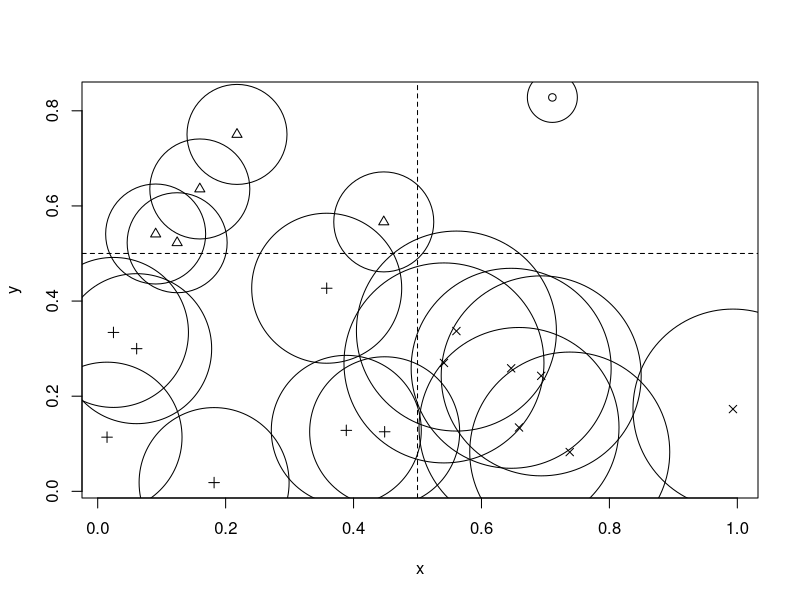
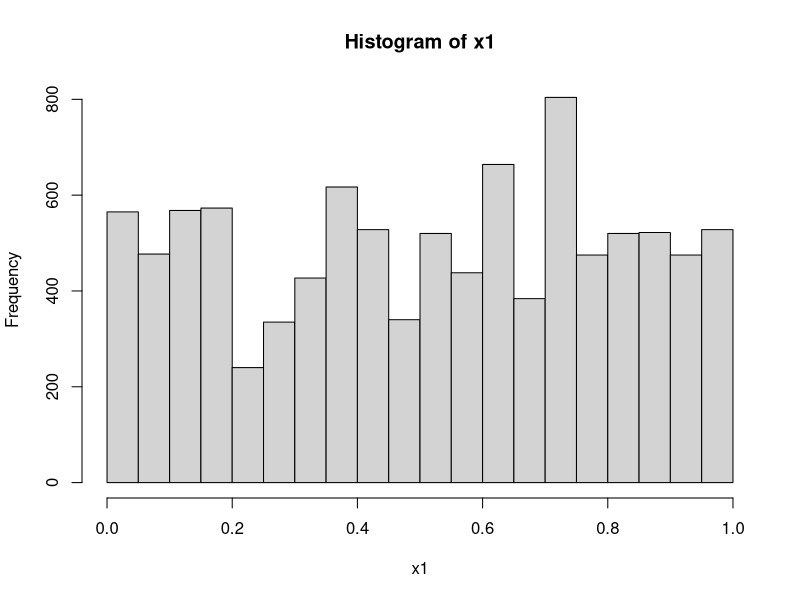
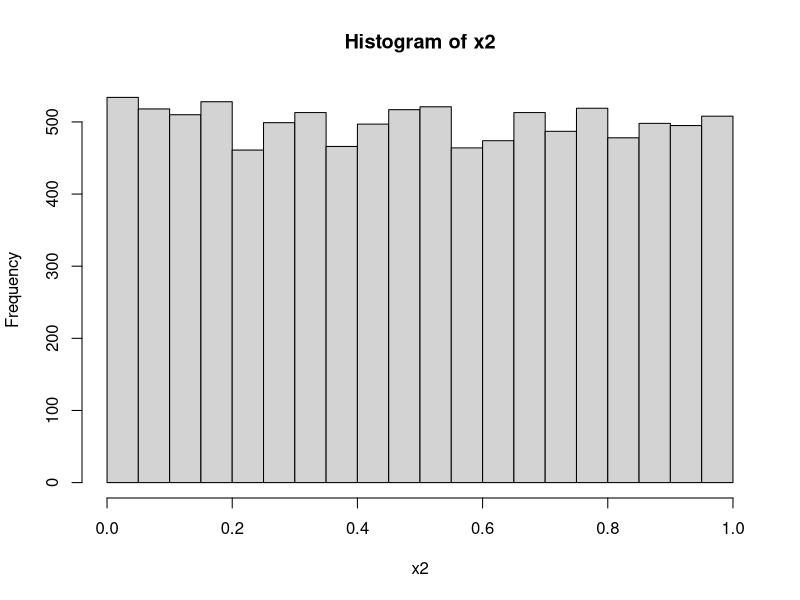
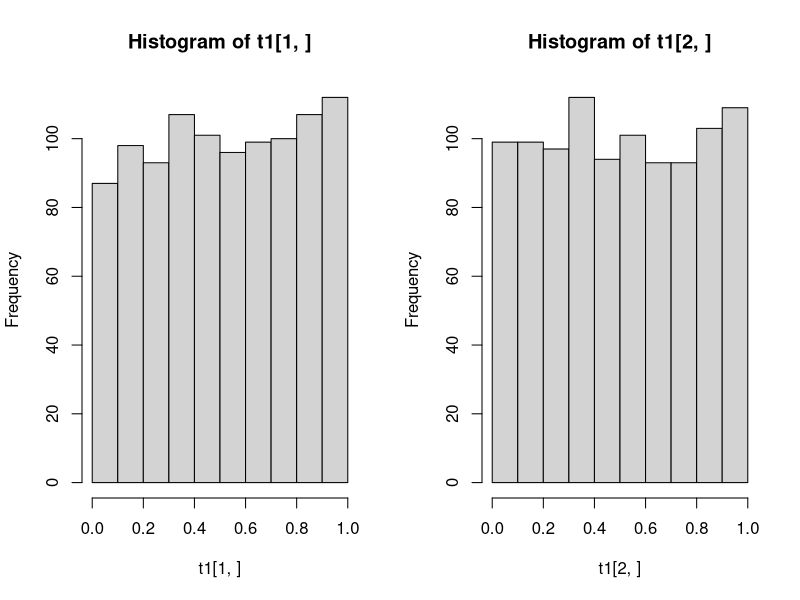
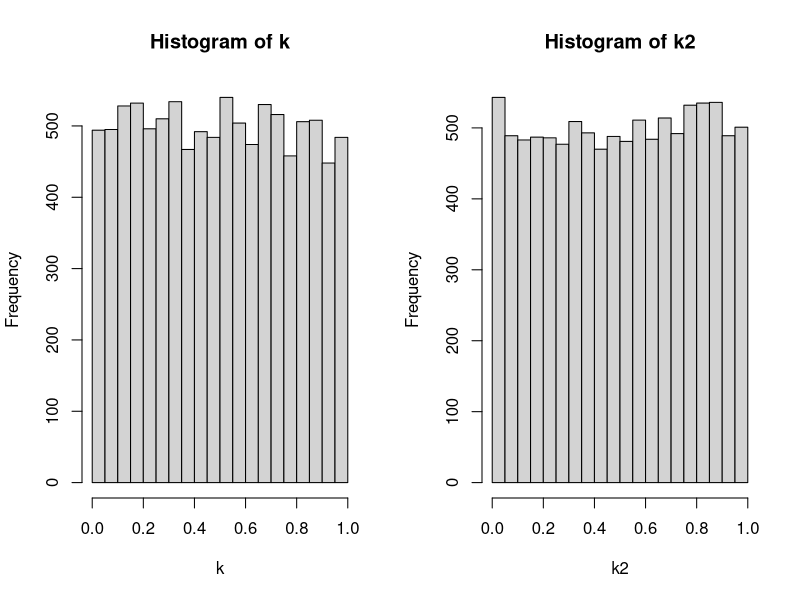

The R source for these figures, in order:
##-HW1-################
#1(a)
rep(seq(0,4), each = 5)

#1(b)
seq(1:5) + rep(0:4, each = 5)

#1(C) 
x <- c("red","yellow","blue","green","magenta","cyan")
i <- seq(1:3) + rep(0:3, each = 3)
x[i]


#2(a)-################
library(spatstat)

mindist <- function(x, y){
 min(nndist(x, y))
}

x <- runif(20)
y <- runif(20)
mindist(x, y)

#2(b)
grid <- function(x){
  if(x[1] > 0.5 && x[2] > 0.5){index <- 1
  }else if(x[1] < 0.5 && x[2] > 0.5){index <- 2
  }else if(x[1] < 0.5 && x[2] < 0.5){index <- 3
  }else {index <- 4}
}
xy <- rbind(x,y)
index <- apply(xy, 2, grid)

plot(x, y, pch=index)
abline(h = 0.5, v = 0.5, lty=2)

#2(c)
symbols(x, y, circles = index, add = T)


#3-################
gcd = function(a,b)
{ if (b==0) a else gcd(b,a%%b) }

lcm = function(c,d)
{ return(c*d/gcd(c,d)) }


#4(a)-################
midsqur <- function(seed,times){
  numvector <- NULL
  for(i in 1:times){
    num <- seed * seed
    seed <- (num%/%1000) %% 1000000
    numvector <- c(numvector,seed)
  }
  return(numvector)
}

x <- ceiling(runif(1, 0, 999999)) #seed
x1 <- midsqur(x, 10000)
x1 <- (x1 / 10^6)
hist(x1)
ks.test(x1, y = "punif")

for(i in 1:length(x1)){
  y <- x1[i] - x1
  yc <- x1[which(y == 0)]
}
table(yc)


#4(b)
x1 <- 0.6
x2 <- 0
for (i in 1:10000){
  x1 <- (69069*x1) %% 2^32
  x2 <- c(x2, x1)
}
x2 <- x2[-1] / 2^32
hist(x2)

v <- floor(x2 * 10) 
chisq.test(table(v))
ks.test(x2, y = "punif")


#4(c)
xi <- rnorm(1, 0, 1)
yi <- rnorm(1, 0, 1)
zi <- rnorm(1, 0, 1)
vector <- NULL

for (j in 1:10000) {
  xi <- (171*xi) %% 30269
  yi <- (172*yi) %% 30307
  zi <- (170*zi) %% 30323
  ui <- ((xi/30269) + (yi/30307) + (zi/30323)) %% 1
  vector <- c(vector, ui)
}

v <- floor(x2 * 10) 
chisq.test(table(v))
ks.test(vector, y = "punif")


#5(a)-################
t1 <- NULL
be <- 10000/15
for (i in 1:1000) {
  a1 <- sample(c(1:15), 10000, T)
  a2 <- ceiling(15 * runif(10000))
  b1 <- table(a1)
  b2 <- table(a2)
  c1 <- sum((b1-be)^2 / be)
  c2 <- sum((b2-be)^2 / be)
  d1 <- pchisq(c1, 14)
  d2 <- pchisq(c2, 14)
  t1 <- cbind(t1,c(d1,d2))
}
par(mfrow = c(1, 2))
hist(t1[1,])
hist(t1[2,])

v1 <- table(floor(t1[1,] * 10))
chisq.test(v1)
v2 <- table(floor(t1[2,] * 10))
chisq.test(v2)

#5(b)
casio <- function(seed, times){
  phi <- (1+sqrt(5)) / 2
  uvector <- NULL
  for(i in 1:times){
    seed <- ((phi+seed)^5) %% 1
    uvector <- c(uvector,seed)
  }
  return(uvector)
}

casio2 <- function(seed,times){
  uvector <- NULL
  for(i in 1:times){
    seed <- ((sqrt(2)+seed)^5) %% 1
    uvector <- c(uvector,seed)
  }
  return(uvector)
}

l <- runif(1, 0, 1)
k <- casio(l, 10000)
k2 <- casio2(l, 10000)
par(mfrow = c(1, 2))
hist(k)
hist(k2)

v1 <- floor(k * 10)
chisq.test(table(v1))
v2 <- floor(k2 * 10)
chisq.test(table(v2))

#6
fibonacci <- function(seed,n){ 
  m=length(seed)-1 #seed is a vector
  #m隨seed的元素個數變化
  #-1的目的從最後一個數開始加
  for (j in 1:n) { 
    x=(seed[j]+seed[j+m]) %% 1
    seed=c(seed,x)
  }
  return(seed[-c(1:(m+1))])
}

k1<-runif(10,0,1) #m=9
k11<-fibonacci(k1,10000)
ks.test(k11,y="punif")
k12 <- ceiling(k11*10)/10
table(k12)
chisq.test(table(k12))

k2<-runif(1000,0,1) #m=999 larger m
k22<-fibonacci(k2,10000)
ks.test(k22,y="punif")
k23 <- ceiling(k22*10)/10
table(k23)
chisq.test(table(k23))
